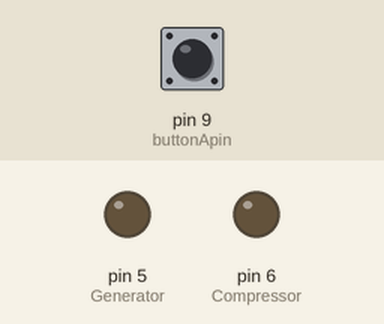
Recording of a sketch running on a simulated Arduino Uno, built with avr-gcc and run on an emulated ATmega328P. On the bench: output pins drawn as LEDs (lit = HIGH). Inputs (shaded band) come from the test bench; at power-on: pin 9 (buttonApin) HIGH.

Above: at 18.0 s.
18.1 s: pin 9 (buttonApin) pulled LOW for 3 s
At 20.4 s:
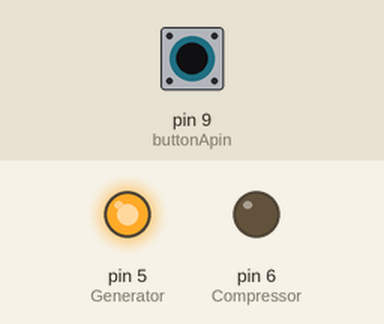
At 30.4 s:
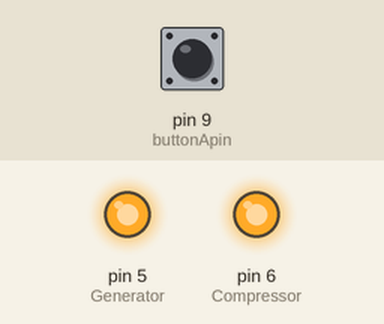
Timing chart, 0 to 41.5 s (numbered marks = the images above; inputs shaded):
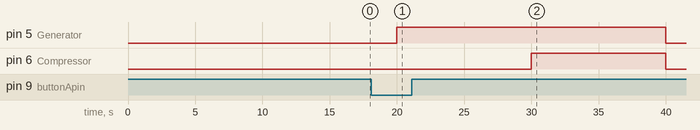

Measured:
- after the input at 18.1 s, pin 5 (Generator): LOW → HIGH after 1.9 s, → LOW 20.0 s later; pin 6 (Compressor): LOW → HIGH after 11.9 s, → LOW 10.0 s later

The sketch:

Generator_Complete.ino
```cpp
int Generator = 5;
int Compressor = 6;
int buttonApin = 9;


byte leds = 0;

void setup()
{
  pinMode(Generator, OUTPUT);
  pinMode(Compressor, OUTPUT);
  pinMode(buttonApin, INPUT_PULLUP);

}

bool started = false;

bool isHot() {
  return digitalRead(buttonApin) == LOW;
}

void loop()
{
  if (isHot()) {
    // temperature is warm

    if (!started) {
      // we haven't started the compressor yet
      started = true;
      digitalWrite(Generator, HIGH);
      delay(10000);
      digitalWrite(Compressor, HIGH);
      delay(10000);
      digitalWrite(Generator, LOW);
    }
  } else {
    // temperature is cold
    digitalWrite(Compressor, LOW);
    started = false;
    delay(10000);
  }
}
```
